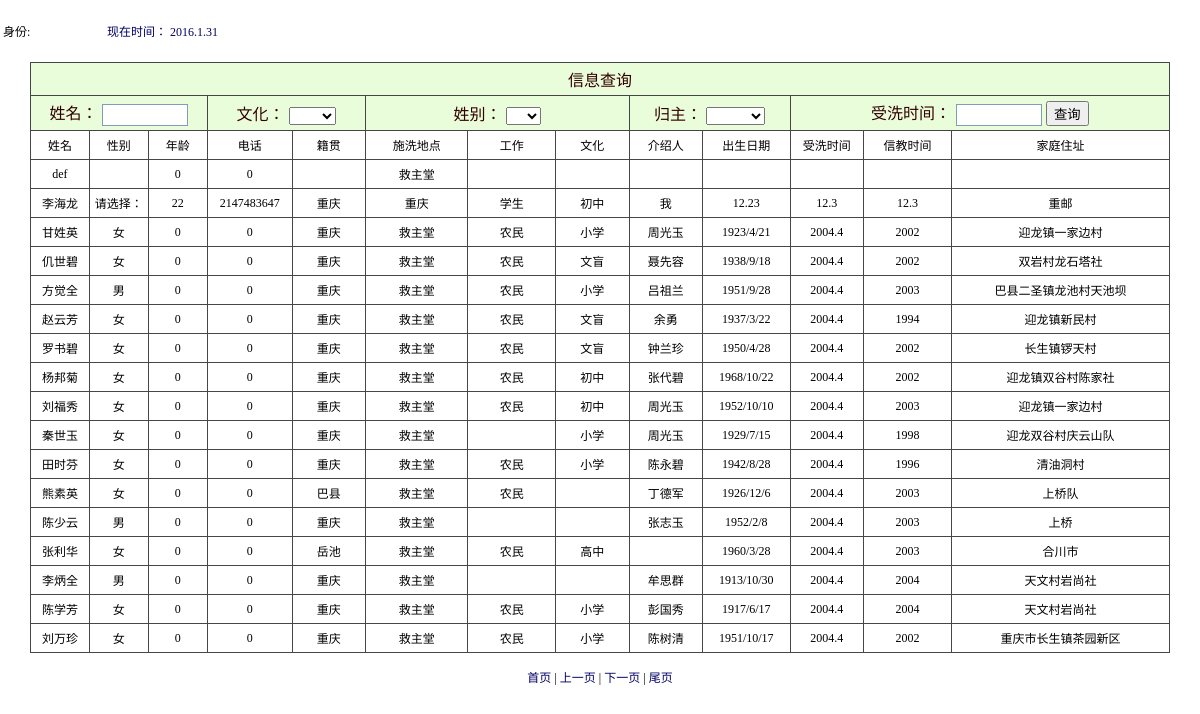
Page /admin/user_xinxi_select.php on the committed database.
### tables this page shows
CREATE TABLE IF NOT EXISTS `church` (
  `Cid` int(6) NOT NULL AUTO_INCREMENT,
  `sex` varchar(10) NOT NULL,
  `age` int(3) NOT NULL,
  `birth` varchar(20) NOT NULL,
  `paster` varchar(6) NOT NULL,
  `pasterdate` varchar(12) NOT NULL,
  `believedate` varchar(12) NOT NULL,
  `pasterplace` varchar(10) NOT NULL DEFAULT '救主堂',
  `jiguan` varchar(10) NOT NULL,
  `address` varchar(30) NOT NULL,
  `tel` int(20) NOT NULL,
  `wenhua` varchar(6) NOT NULL,
  `job` varchar(6) NOT NULL,
  `deathdate` varchar(8) NOT NULL,
  `txt` varchar(20) NOT NULL,
  `introduce` varchar(5) NOT NULL,
  `name` varchar(6) NOT NULL,
  PRIMARY KEY (`Cid`)
);

### admin/user_xinxi_select.php (the view, shortened to what this page needs)
<?php
    $query="select * from admin where username='$_SESSION[username]'";
	$result=mysql_query($query);
    $row = mysql_fetch_array($result);
?>
<!DOCTYPE html PUBLIC "-//W3C//DTD XHTML 1.0 Transitional//EN" "http://www.w3.org/TR/xhtml1/DTD/xhtml1-transitional.dtd">
<html xmlns="http://www.w3.org/1999/xhtml">
<head>
<link href="../css/css.css" rel="stylesheet" type="text/css" />
<link href="../css/style.css" rel="stylesheet" type="text/css" />
</head>
<body>
<table width="100%" border="0" cellspacing="0" cellpadding="0">
  <tr>
    <td height="30">      <table width="100%" border="0" cellspacing="0" cellpadding="0">
        <tr>
          <td height="62" background="../images/nav04.gif">
		   <table width="428" border="0">
             <tr>
               <td width="41">身份:</td>
               <td width="55"><span class="button"><?php echo($row["list"]);?></span></td>
               <td width="318"><a href="#" onclick="sousuo()"id="navmenu">
 现在时间：
</a></td>
             </tr>
           </table></td>
        </tr>
    </table></td></tr>
  <tr>
    <td><table id="subtree1" style="DISPLAY: " width="100%" border="0" cellspacing="0" cellpadding="0">
        <tr>
          <td><table width="95%" border="0" align="center" cellpadding="0" cellspacing="0">
              <tr>
                <td height="40" class="font42">
				<table width="100%" border="0" cellpadding="4" cellspacing="1" bgcolor="#464646" class="newfont03">
				 <tr class="CTitle" >
                    	<td height="22" colspan="13" align="center" class="select_tr STYLE2" style="font-size:16px">信息查询</td>
                  </tr>
               <form method="post" action="user_xinxi.php">
	                  <tr class="CTitle" >
		                     <td height="22" colspan="3" align="center" class="select_tr STYLE2" style="font-size:16px">
		                                                             姓名： <input name="name" class="text" id="xh" style="width:80px" size="13" />
		                     </td>
		                      <td height="22" colspan="2" align="center" class="select_tr STYLE2" style="font-size:16px">
		                                                             文化： <select name="wenhua" id="xb">
		                                  <option></option>
					                      <option>文盲</option>
                                        </select></td>
		                     </td>
		                      <td height="22" colspan="3" align="center" class="select_tr STYLE2" style="font-size:16px">
		                                                             姓别：
		                              <select name="sex" id="xb">
		                                  <option></option>
					                      <option>男</option>
                                        </select>
		                     </td>
		                      <td height="22" colspan="2" align="center" class="select_tr STYLE2" style="font-size:16px">
		                                                             归主：
		                              <select name="deathdate" id="xb">
		                                  <option></option>
					                      <option>已归主</option>
                                        </select>
		                     </td>
		                      <td height="22" colspan="3" align="center" class="select_tr STYLE2" style="font-size:16px">
		                                                             受洗时间： <input name="pasterdate" class="text" id="xh" style="width:80px" size="13" />
		                             <input type="submit" value="查询"/>
		                     </td>
	                  </tr>
				  <tr bgcolor="#FFFFFF" style="text-align:center">
				    <td width="4%" height="20">姓名</td>
				    <td width="4%" >性别</td>
				    <td width="4%" >年龄</td>
				    <td width="5%">电话</td>
                    <td width="5%">籍贯</td>
                     <td width="7%">施洗地点</td>
                    <td width="6%">工作</td>
                    <td width="5%">文化</td>
                    <td width="5%">介绍人</td>
                    <td width="6%">出生日期</td>
                    <td width="5%">受洗时间</td>
                    <td width="6%">信教时间</td>
                   <td width="15%">家庭住址</td>
				  </tr>
	<?php
	$sql="select * from church where deathdate='' or deathdate='未归主' order by Cid desc ";
	$query=mysql_query($sql);
	$count=mysql_num_rows($query);
	$pageSize=17;
	$totalPage=ceil($count/$pageSize);
	 if($_GET["page"]){
		$page = $_GET["page"];
		if($page>=$totalPage){ $page = $totalPage ;}
	}else{
		$page = 1;
	}
	$start = ($page-1)*$pageSize;
	$sql_0="select * from church where deathdate='' or deathdate='未归主'  order by Cid desc limit {$start},{$pageSize}";
	$result = mysql_query($sql_0);
	while ($row = mysql_fetch_assoc($result)) {
	?>
				  <tr bgcolor="#FFFFFF" style="text-align:center">
				    <td height="20" ><?php echo ($row["name"]); ?></td>
				    <td ><?php echo ($row["sex"]); ?></td>
				    <td><?php echo ($row["age"]); ?></td>
                    <td><?php echo ($row["tel"]); ?></td>
                    <td><?php echo ($row["jiguan"]); ?></td>
                    <td><?php echo ($row["pasterplace"]); ?></td>
                    <td><?php echo ($row["job"]); ?></td>
                    <td><?php echo ($row["wenhua"]); ?></td>
                    <td><?php echo ($row["introduce"]); ?></td>
                    <td><?php echo ($row["birth"]); ?></td>
                    <td><?php echo ($row["pasterdate"]); ?></td>
                    <td><?php echo ($row["believedate"]); ?></td>
                   <td><?php echo ($row["address"]); ?></td>
<?php
}
?>  </tr>
            </table></td>
        </tr>
      </table>
      <br>
     <tr class="bg_tr" align="center" bgcolor="#FFFFFF">
		  <td colspan="13">
		  	<a href="user_xinxi_select.php?page=1">首页</a>
			|
			<a href="user_xinxi_select.php?page=<?php echo $page-1;?>">上一页</a>
			|
			<a href="user_xinxi_select.php?page=<?php echo $page+1;?>">下一页</a>
			|
			<a href="user_xinxi_select.php?page=<?php echo $totalPage;?>">尾页</a>
		  </td>
    </tr>
  </tr>
</table>
</body>
</html>

### css/css.css (style rules this page uses)
.newfont03 { font-family: "����"; font-size: 12px; color: #000000; text-decoration: none; }

### css/style.css (style rules this page uses)
body { margin:0px; }
html { scrollbar-face-color:#CCD0DB; scrollbar-highlight-color:#fff; scrollbar-shadow-color:#fff; scrollbar-3dlight-color:#6795B4; scrollbar-arrow-color:#20669A; scrollbar-track-color:#fff; scrollbar-darkshadow-color:#6795B4; border:0; }
html { overflow-x: hidden; overflow-y: auto; }
TD { font-size: 12px; }
a:link,a:visited { text-decoration:none; color:#006; }
.CTitle { background:#6795B4; padding:5px; text-align:left; color:#FFFFFF; font-size:13px; font-family: Verdana, Arial, Helvetica, sans-serif; }
select { font-size:12px; }
input.text { border:1px solid #7F9DB9;font-size:12px;font-family: Verdana, Arial, Helvetica, sans-serif;height:18px }
.select_tr { background-color: #EAFDDB; }

### admin/user_xinxi_select.php (style rules this page uses)
html { overflow-x: auto; overflow-y: auto; border:0; }

### rows in the picture
church: name "def", age "0", tel "0", pasterplace "救主堂"
church: name "李海龙", sex "请选择：", age "22", tel "2147483647", jiguan "重庆", pasterplace "重庆", job "学生", wenhua "初中", introduce "我", birth "12.23", pasterdate "12.3", believedate "12.3", address "重邮"
church: name "甘姓英", sex "女", age "0", tel "0", jiguan "重庆", pasterplace "救主堂", job "农民", wenhua "小学", introduce "周光玉", birth "1923/4/21", pasterdate "2004.4", believedate "2002", address "迎龙镇一家边村"
church: name "仉世碧", sex "女", age "0", tel "0", jiguan "重庆", pasterplace "救主堂", job "农民", wenhua "文盲", introduce "聂先容", birth "1938/9/18", pasterdate "2004.4", believedate "2002", address "双岩村龙石塔社"
church: name "方觉全", sex "男", age "0", tel "0", jiguan "重庆", pasterplace "救主堂", job "农民", wenhua "小学", introduce "吕祖兰", birth "1951/9/28", pasterdate "2004.4", believedate "2003", address "巴县二圣镇龙池村天池坝"
church: name "赵云芳", sex "女", age "0", tel "0", jiguan "重庆", pasterplace "救主堂", job "农民", wenhua "文盲", introduce "余勇", birth "1937/3/22", pasterdate "2004.4", believedate "1994", address "迎龙镇新民村"
church: name "罗书碧", sex "女", age "0", tel "0", jiguan "重庆", pasterplace "救主堂", job "农民", wenhua "文盲", introduce "钟兰珍", birth "1950/4/28", pasterdate "2004.4", believedate "2002", address "长生镇锣天村"
church: name "杨邦菊", sex "女", age "0", tel "0", jiguan "重庆", pasterplace "救主堂", job "农民", wenhua "初中", introduce "张代碧", birth "1968/10/22", pasterdate "2004.4", believedate "2002", address "迎龙镇双谷村陈家社"
church: name "刘福秀", sex "女", age "0", tel "0", jiguan "重庆", pasterplace "救主堂", job "农民", wenhua "初中", introduce "周光玉", birth "1952/10/10", pasterdate "2004.4", believedate "2003", address "迎龙镇一家边村"
church: name "秦世玉", sex "女", age "0", tel "0", jiguan "重庆", pasterplace "救主堂", wenhua "小学", introduce "周光玉", birth "1929/7/15", pasterdate "2004.4", believedate "1998", address "迎龙双谷村庆云山队"
church: name "田时芬", sex "女", age "0", tel "0", jiguan "重庆", pasterplace "救主堂", job "农民", wenhua "小学", introduce "陈永碧", birth "1942/8/28", pasterdate "2004.4", believedate "1996", address "清油洞村"
church: name "熊素英", sex "女", age "0", tel "0", jiguan "巴县", pasterplace "救主堂", job "农民", introduce "丁德军", birth "1926/12/6", pasterdate "2004.4", believedate "2003", address "上桥队"
church: name "陈少云", sex "男", age "0", tel "0", jiguan "重庆", pasterplace "救主堂", introduce "张志玉", birth "1952/2/8", pasterdate "2004.4", believedate "2003", address "上桥"
church: name "张利华", sex "女", age "0", tel "0", jiguan "岳池", pasterplace "救主堂", job "农民", wenhua "高中", birth "1960/3/28", pasterdate "2004.4", believedate "2003", address "合川市"
church: name "李炳全", sex "男", age "0", tel "0", jiguan "重庆", pasterplace "救主堂", introduce "牟思群", birth "1913/10/30", pasterdate "2004.4", believedate "2004", address "天文村岩尚社"
church: name "陈学芳", sex "女", age "0", tel "0", jiguan "重庆", pasterplace "救主堂", job "农民", wenhua "小学", introduce "彭国秀", birth "1917/6/17", pasterdate "2004.4", believedate "2004", address "天文村岩尚社"
church: name "刘万珍", sex "女", age "0", tel "0", jiguan "重庆", pasterplace "救主堂", job "农民", wenhua "小学", introduce "陈树清", birth "1951/10/17", pasterdate "2004.4", believedate "2002", address "重庆市长生镇茶园新区"
